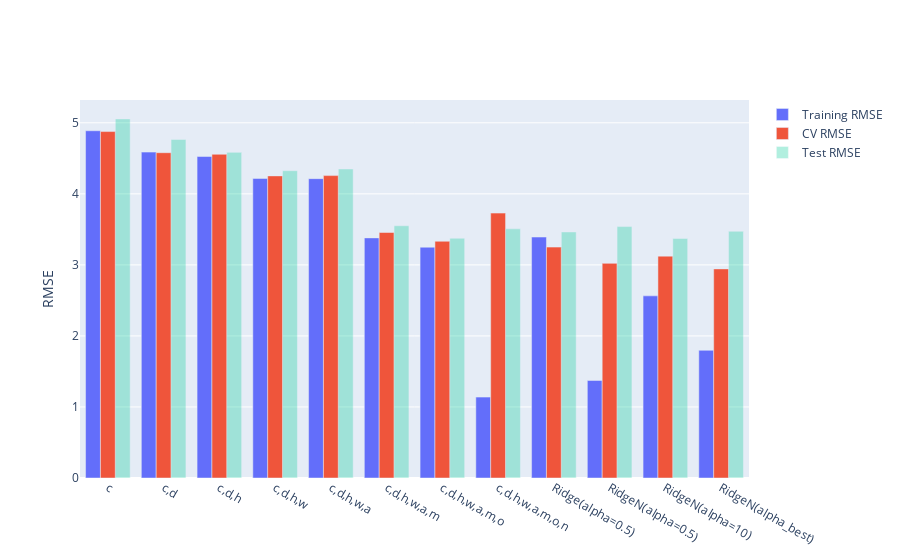

Source (notebook cell):
### Markdown cell above
Adding the best model:

### Code cell
best_alpha = alphas[np.argmin(cv_values)]
ridge_model.set_params(LinearModel__alpha=best_alpha)
ridge_model.fit(tr, tr['mpg'])
models["RidgeN(alpha_best)"] = ridge_model
compare_models(models)

### Figure 1 — Plotly figure (JSON) as saved in the notebook; plotly's stock layout.template omitted (floating-point values rounded to 4 significant figures)
{"data": [{"name": "Training RMSE", "type": "bar", "x": ["c", "c,d", "c,d,h", "c,d,h,w", "c,d,h,w,a", "c,d,h,w,a,m", "c,d,h,w,a,m,o", "c,d,h,w,a,m,o,n", "Ridge(alpha=0.5)", "RidgeN(alpha=0.5)", "RidgeN(alpha=10)", "RidgeN(alpha_best)"], "y": [4.888, 4.588, 4.525, 4.217, 4.214, 3.38, 3.249, 1.139, 3.392, 1.373, 2.564, 1.797]}, {"name": "CV RMSE", "type": "bar", "x": ["c", "c,d", "c,d,h", "c,d,h,w", "c,d,h,w,a", "c,d,h,w,a,m", "c,d,h,w,a,m,o", "c,d,h,w,a,m,o,n", "Ridge(alpha=0.5)", "RidgeN(alpha=0.5)", "RidgeN(alpha=10)", "RidgeN(alpha_best)"], "y": [4.877, 4.579, 4.557, 4.253, 4.257, 3.456, 3.332, 3.729, 3.25, 3.021, 3.123, 2.944]}, {"name": "Test RMSE", "opacity": 0.3, "type": "bar", "x": ["c", "c,d", "c,d,h", "c,d,h,w", "c,d,h,w,a", "c,d,h,w,a,m", "c,d,h,w,a,m,o", "c,d,h,w,a,m,o,n", "Ridge(alpha=0.5)", "RidgeN(alpha=0.5)", "RidgeN(alpha=10)", "RidgeN(alpha_best)"], "y": [5.055, 4.766, 4.584, 4.326, 4.35, 3.551, 3.375, 3.507, 3.464, 3.539, 3.372, 3.473]}], "layout": {"yaxis": {"title": {"text": "RMSE"}}}}
